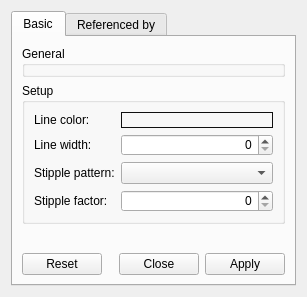
<?xml version="1.0" encoding="UTF-8"?>
<ui version="4.0">
 <class>RMSDPropertySetupDesigner</class>
 <widget class="QWidget" name="RMSDPropertySetupDesigner">
  <property name="geometry">
   <rect>
    <x>0</x>
    <y>0</y>
    <width>307</width>
    <height>297</height>
   </rect>
  </property>
  <property name="windowTitle">
   <string>Atom Label Setup Designer</string>
  </property>
  <layout class="QVBoxLayout" name="_3">
   <item>
    <widget class="QTabWidget" name="tabWidget">
     <property name="styleSheet">
      <string notr="true"/>
     </property>
     <property name="currentIndex">
      <number>0</number>
     </property>
     <widget class="QWidget" name="basicTab">
      <attribute name="title">
       <string>Basic</string>
      </attribute>
      <layout class="QVBoxLayout" name="verticalLayout">
       <item>
        <widget class="QGroupBox" name="generalGB">
         <property name="sizePolicy">
          <sizepolicy hsizetype="Preferred" vsizetype="Fixed">
           <horstretch>0</horstretch>
           <verstretch>0</verstretch>
          </sizepolicy>
         </property>
         <property name="title">
          <string>General</string>
         </property>
        </widget>
       </item>
       <item>
        <widget class="QGroupBox" name="groupBox_3">
         <property name="styleSheet">
          <string notr="true">QPushButton {
	border: 1px solid #101010;
	border-radius: 0px;
}</string>
         </property>
         <property name="title">
          <string>Setup</string>
         </property>
         <layout class="QGridLayout" name="gridLayout">
          <item row="0" column="0">
           <widget class="QLabel" name="label">
            <property name="text">
             <string>Line color:</string>
            </property>
           </widget>
          </item>
          <item row="0" column="1" colspan="2">
           <widget class="QColorPushButton" name="lineColorPB">
            <property name="sizePolicy">
             <sizepolicy hsizetype="Expanding" vsizetype="Fixed">
              <horstretch>0</horstretch>
              <verstretch>0</verstretch>
             </sizepolicy>
            </property>
            <property name="text">
             <string/>
            </property>
           </widget>
          </item>
          <item row="1" column="0">
           <widget class="QLabel" name="label_4">
            <property name="text">
             <string>Line width:</string>
            </property>
           </widget>
          </item>
          <item row="1" column="1" colspan="2">
           <widget class="QSpinBox" name="lineWidthSB">
            <property name="sizePolicy">
             <sizepolicy hsizetype="Expanding" vsizetype="Fixed">
              <horstretch>0</horstretch>
              <verstretch>0</verstretch>
             </sizepolicy>
            </property>
            <property name="layoutDirection">
             <enum>Qt::LeftToRight</enum>
            </property>
            <property name="alignment">
             <set>Qt::AlignRight|Qt::AlignTrailing|Qt::AlignVCenter</set>
            </property>
           </widget>
          </item>
          <item row="2" column="0">
           <widget class="QLabel" name="label_5">
            <property name="text">
             <string>Stipple pattern:</string>
            </property>
           </widget>
          </item>
          <item row="2" column="1" colspan="2">
           <widget class="QLineStippleComboBox" name="lineStipplePatternCB"/>
          </item>
          <item row="3" column="0">
           <widget class="QLabel" name="label_6">
            <property name="text">
             <string>Stipple factor:</string>
            </property>
           </widget>
          </item>
          <item row="3" column="1" colspan="2">
           <widget class="QSpinBox" name="lineStippleFactorSB">
            <property name="alignment">
             <set>Qt::AlignRight|Qt::AlignTrailing|Qt::AlignVCenter</set>
            </property>
           </widget>
          </item>
         </layout>
        </widget>
       </item>
       <item>
        <spacer name="verticalSpacer">
         <property name="orientation">
          <enum>Qt::Vertical</enum>
         </property>
         <property name="sizeHint" stdset="0">
          <size>
           <width>20</width>
           <height>40</height>
          </size>
         </property>
        </spacer>
       </item>
       <item>
        <widget class="QDialogButtonBox" name="buttonBox">
         <property name="standardButtons">
          <set>QDialogButtonBox::Apply|QDialogButtonBox::Close|QDialogButtonBox::Reset</set>
         </property>
        </widget>
       </item>
      </layout>
     </widget>
     <widget class="QWidget" name="refByTab">
      <attribute name="title">
       <string>Referenced by</string>
      </attribute>
     </widget>
    </widget>
   </item>
  </layout>
 </widget>
 <customwidgets>
  <customwidget>
   <class>QColorPushButton</class>
   <extends>QPushButton</extends>
   <header location="global">ColorPushButton.hpp</header>
  </customwidget>
  <customwidget>
   <class>QLineStippleComboBox</class>
   <extends>QComboBox</extends>
   <header location="global">LineStippleComboBox.hpp</header>
  </customwidget>
 </customwidgets>
 <resources/>
 <connections/>
</ui>
